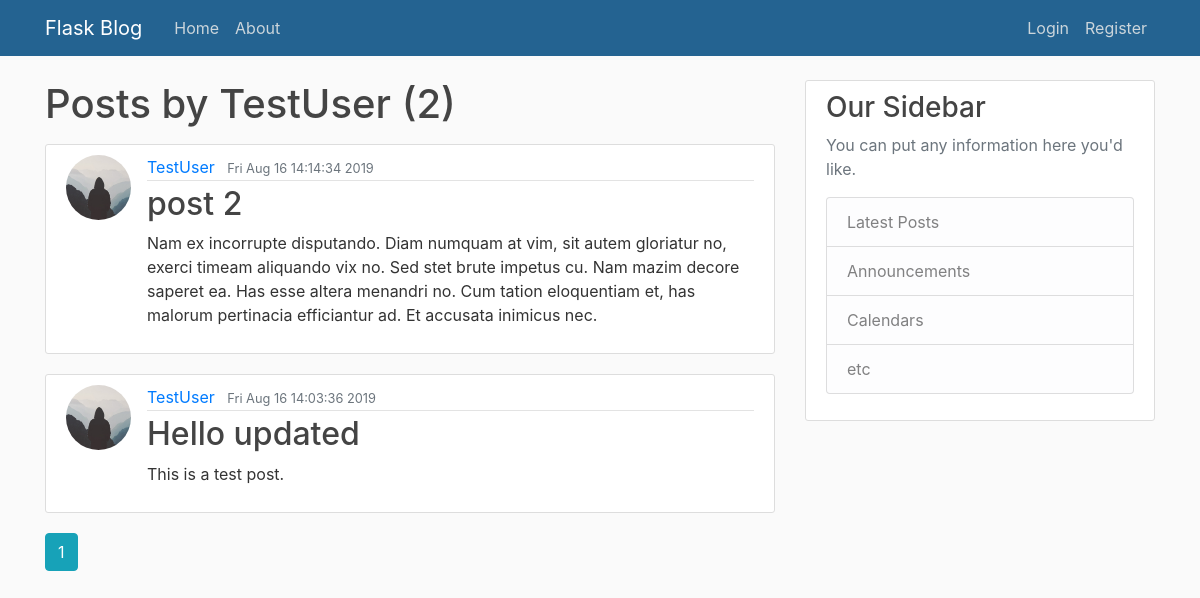
Page /user/TestUser on the earlier database version.
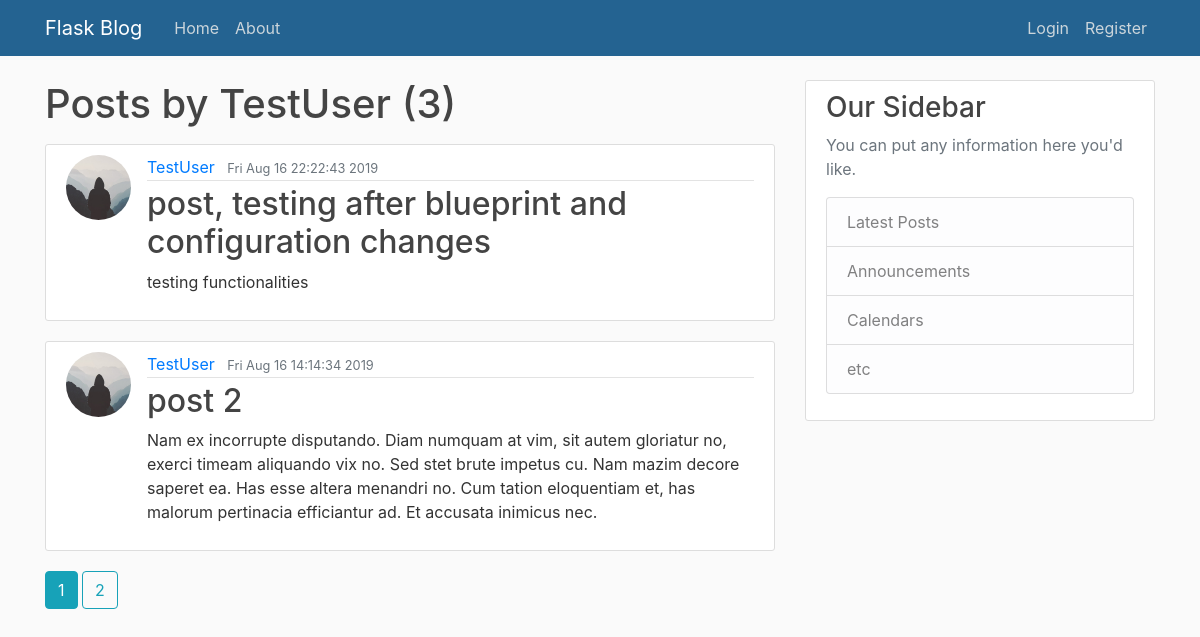
Same page on the later database version.
### flaskblog/models.py (models this page shows, shortened)
class Post(db.Model):
    id = db.Column(db.Integer, primary_key=True)
    title = db.Column(db.String(100), nullable = False)
    date_posted = db.Column(db.DateTime, nullable = False, default=datetime.utcnow)
    content = db.Column(db.Text, nullable = False)
    user_id = db.Column(db.Integer, db.ForeignKey('user.id'), nullable = False)

class User(db.Model, UserMixin):
    id = db.Column(db.Integer, primary_key=True)
    username = db.Column(db.String(20), unique=True, nullable = False)
    email = db.Column(db.String(120), unique=True, nullable = False)
    image_file = db.Column(db.String(20), nullable = False, default = 'default.jpg')
    password = db.Column(db.String(60), nullable = False)
    currency = db.Column(db.String(20), nullable = False, default = 0)
    posts = db.relationship('Post', backref = 'author', lazy = True)

### flaskblog/users/routes.py (the view)
@users.route('/user/<string:username>')
def user_posts(username):
    page = request.args.get('page', 1, type = int)
    user = User.query.filter_by(username=username).first_or_404()
    posts = Post.query.filter_by(author = user)\
        .order_by(Post.date_posted.desc())\
        .paginate(page = page, per_page=2)
    return render_template('user_posts.html', posts=posts, user=user)

### flaskblog/templates/user_posts.html
{% extends "layout.html" %}
{% block content %}
    <h1 class='mb-3'>Posts by {{ user.username }} ({{ posts.total }})</h1>
    {% for post in posts.items %}
    <article class="media content-section">
      <img class = 'rounded-circle article-img' src="{{ url_for('static', filename='profile_pics/' + post.author.image_file) }}">
        <div class="media-body">
          <div class="article-metadata">
            <a class="mr-2" href="{{ url_for('users.user_posts', username = post.author.username) }}">{{ post.author.username }}</a>
            <small class="text-muted">{{ post.date_posted.strftime('%c') }}</small>
          </div>
          <h2><a class="article-title" href="{{ url_for('posts.post', post_id = post.id) }}">{{ post.title }}</a></h2>
          <p class="article-content">{{ post.content }}</p>
        </div>
      </article>
    {% endfor %}
    {% for page_num in posts.iter_pages(left_edge=1, right_edge=1, left_current=1, right_current=2) %}
      {% if page_num %}
        {% if posts.page == page_num %}
          <a class = 'btn btn-info mb-4' href = "{{url_for('users.user_posts', username = user.username, page=page_num )}}">{{ page_num }}</a>
        {% else %}
          <a class = 'btn btn-outline-info mb-4' href = "{{url_for('users.user_posts', username = user.username, page=page_num )}}">{{ page_num }}</a>
        {% endif %}
      {% else %}
        ...
      {% endif %}
    {% endfor %}
{% endblock content %}

Differences in the rows shown:
no longer on this page (row unchanged): Post: image_file (placeholder picture), author.username "TestUser", date_posted "Fri Aug 16 14:03:36 2019", title "Hello updated", content "This is a test post."
added Post: image_file (placeholder picture), author.username "TestUser", date_posted "Fri Aug 16 22:22:43 2019", title "post, testing after blueprint and configuration changes", content "testing functionalities"
Other differences:
{{ posts.total }}: "2" → "3"
new list line: "2"
